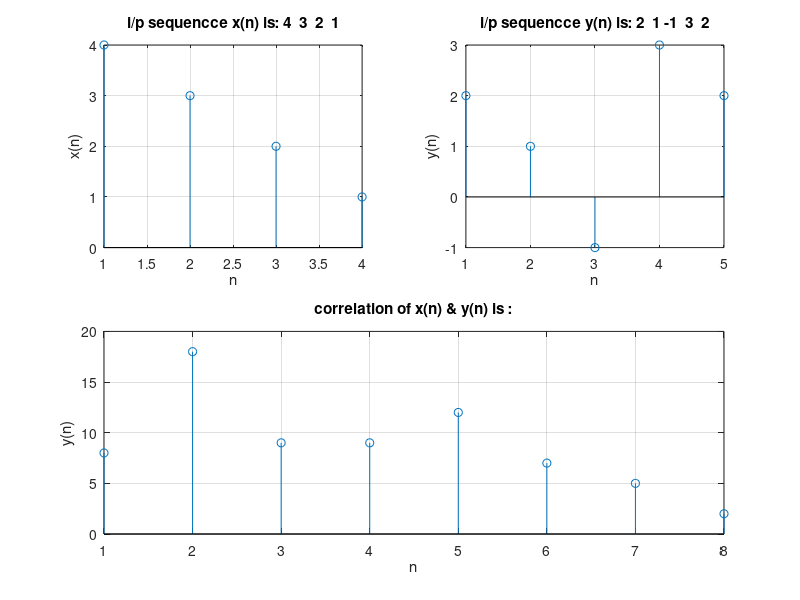

Reproduce this figure in MATLAB.
% Linear correlation program

clc;
clear all;
close all;
disp('linear correlation program');

x=[4 3 2 1];
%x=input('Enter x(n) : ');
y=[2 1 -1 3 2];
%h=input('Enter y(n) : ');
n=length(y);

subplot(2,2,1), stem(x);
title(['i/p sequencce x(n) is: ', num2str(x)]);
xlabel('n');
ylabel('x(n)');grid;


subplot(2,2,2), stem(y);
title(['i/p sequencce y(n) is: ', num2str(y)]);
xlabel('n');
ylabel('y(n)');grid;

disp('correlation of x(n) & y(n) is R:');

x=[zeros(1,n),x,zeros(1,n)];
m=length(x);
R=zeros(1,m-n-1);

for i=1:m-n-1
       
           for j=1:n
                      R(i)= R(i)+ x(i+j)* y(j);
                      
           end
           
end


subplot(2,2,[3,4]),stem(R);
title('correlation of x(n) & y(n) is :');
xlabel('n');
ylabel('y(n)');grid;

disp(x)
disp(y)
disp(R)
